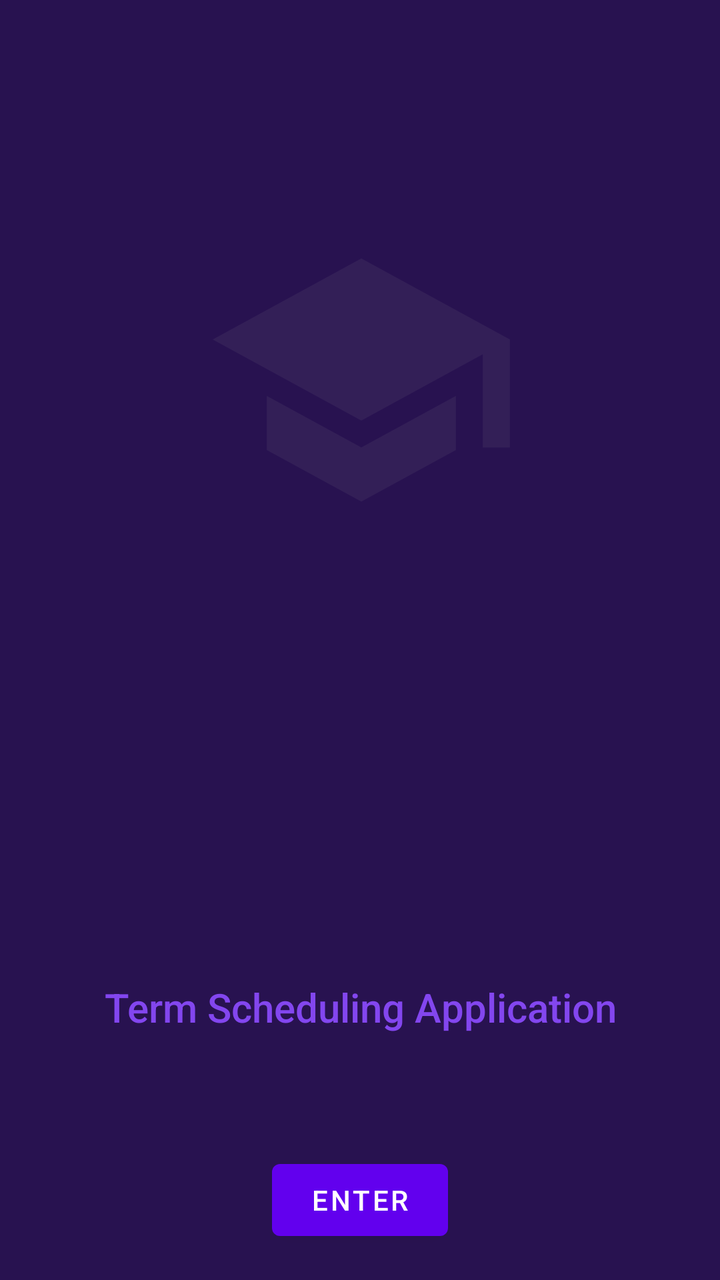
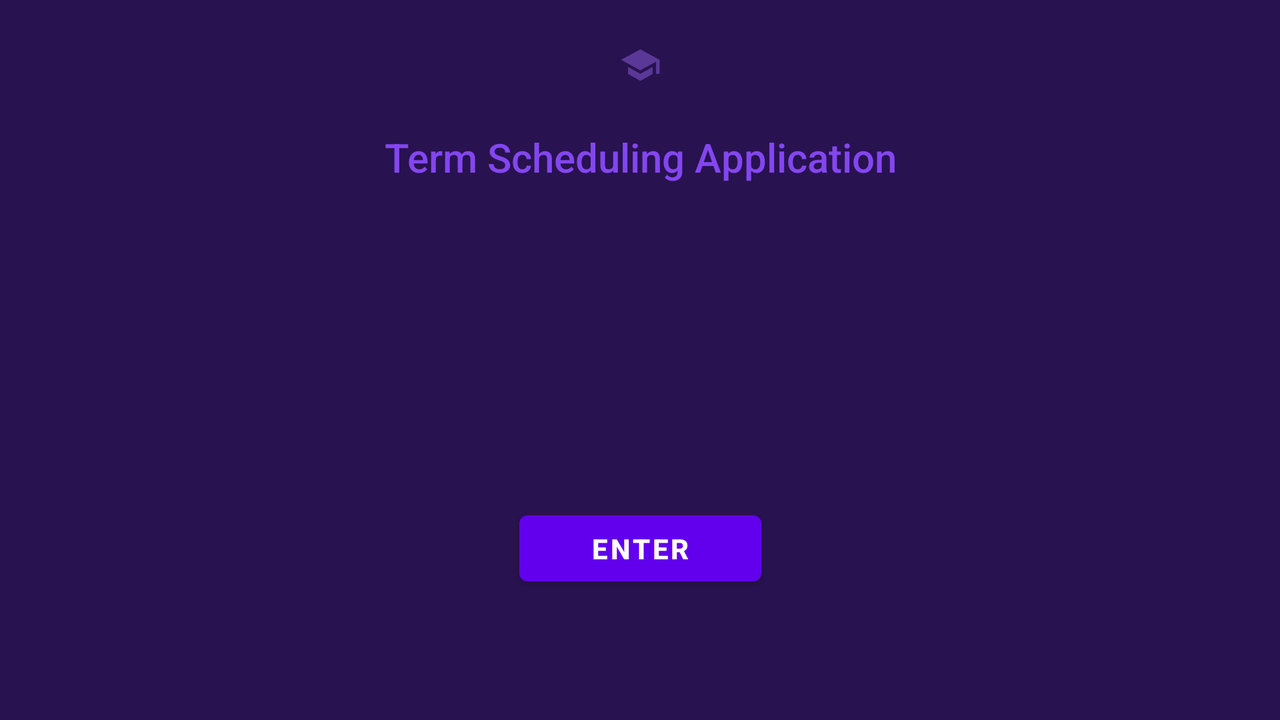

First picture: res/layout/ on a phone held upright. Second picture: the repository's own variant of that layout, on a device whose configuration matches the variant's folder. Source for both follows.
<!-- AndroidManifest.xml: application theme Theme.C196Aloufi -->
<!-- res/layout/activity_main.xml -->
<?xml version="1.0" encoding="utf-8"?>
<androidx.constraintlayout.widget.ConstraintLayout xmlns:android="http://schemas.android.com/apk/res/android"
    xmlns:app="http://schemas.android.com/apk/res-auto"
    xmlns:tools="http://schemas.android.com/tools"
    android:layout_width="match_parent"
    android:layout_height="match_parent"
    android:background="#281250"
    tools:context=".UserInterface.MainActivity">

    <TextView
        android:layout_width="307dp"
        android:layout_height="50dp"
        android:layout_marginBottom="100dp"
        android:backgroundTint="#F3F1F1"
        android:text="@string/term_scheduling_application"
        android:textAlignment="center"
        android:textAppearance="@style/TextAppearance.AppCompat.Body2"
        android:textColor="#8346EF"
        android:textSize="20sp"
        app:layout_constraintBottom_toBottomOf="parent"
        app:layout_constraintEnd_toEndOf="parent"
        app:layout_constraintHorizontal_bias="0.501"
        app:layout_constraintStart_toStartOf="parent" />

    <ImageView
        android:id="@+id/gradCapIcon"
        android:layout_width="167dp"
        android:layout_height="162dp"
        android:backgroundTint="#B19FD1"
        android:contentDescription="@string/gradcap"
        android:src="@drawable/ic_launcher_foreground"
        android:visibility="visible"
        app:layout_constraintBottom_toBottomOf="parent"
        app:layout_constraintEnd_toEndOf="parent"
        app:layout_constraintHorizontal_bias="0.502"
        app:layout_constraintStart_toStartOf="parent"
        app:layout_constraintTop_toTopOf="parent"
        app:layout_constraintVertical_bias="0.228"
        app:tint="#331F57"
        tools:ignore="ImageContrastCheck"
        tools:visibility="visible" />

    <Button
        android:id="@+id/enterButton"
        android:layout_width="wrap_content"
        android:layout_height="wrap_content"
        android:layout_marginBottom="16dp"
        android:text="@string/enter"
        app:layout_constraintBottom_toBottomOf="parent"
        app:layout_constraintEnd_toEndOf="parent"
        app:layout_constraintStart_toStartOf="parent" />

</androidx.constraintlayout.widget.ConstraintLayout>
<!-- resources referenced by this layout -->
<resources>
  <!-- drawable ic_launcher_foreground (drawable) -->
  <vector android:height="21dp" android:tint="#000000"
      android:viewportHeight="24" android:viewportWidth="24"
      android:width="21dp" xmlns:android="http://schemas.android.com/apk/res/android">
      <path android:fillColor="@android:color/white" android:pathData="M5,13.18v4L12,21l7,-3.82v-4L12,17l-7,-3.82zM12,3L1,9l11,6 9,-4.91V17h2V9L12,3z"/>
  </vector>
  <string name="enter">Enter</string>
  <string name="gradcap">Book</string>
  <string name="term_scheduling_application">Term Scheduling Application</string>
  <style name="Theme.C196Aloufi" parent="Theme.MaterialComponents.DayNight.DarkActionBar">
          
          <item name="colorPrimary">@color/purple_500</item>
          <item name="colorPrimaryVariant">@color/purple_700</item>
          <item name="colorOnPrimary">@color/white</item>
          
          <item name="colorSecondary">@color/teal_200</item>
          <item name="colorSecondaryVariant">@color/teal_700</item>
          <item name="colorOnSecondary">@color/black</item>
          
          <item name="android:statusBarColor" tools:targetApi="l">?attr/colorPrimaryVariant</item>
          
      </style>
</resources>
<!-- res/layout-land/activity_main.xml (the repository's variant of the layout above) -->
<!-- drawn on the phone turned sideways -->
<?xml version="1.0" encoding="utf-8"?>
<androidx.constraintlayout.widget.ConstraintLayout xmlns:android="http://schemas.android.com/apk/res/android"
    xmlns:app="http://schemas.android.com/apk/res-auto"
    xmlns:tools="http://schemas.android.com/tools"
    android:layout_width="match_parent"
    android:layout_height="match_parent"
    android:background="#281250"
    tools:context=".UserInterface.MainActivity">

    <TextView
        android:id="@+id/textView"
        android:layout_width="0dp"
        android:layout_height="wrap_content"
        android:backgroundTint="#F3F1F1"
        android:text="@string/term_scheduling_application"
        android:textAlignment="center"
        android:textAppearance="@style/TextAppearance.AppCompat.Body2"
        android:textColor="#8346EF"
        android:textSize="20sp"
        app:layout_constraintBottom_toTopOf="@+id/enterButton"
        app:layout_constraintEnd_toEndOf="@id/guidelineRight"
        app:layout_constraintStart_toStartOf="@id/guidelineLeft"
        app:layout_constraintTop_toBottomOf="@id/bookIcon" />

    <ImageView
        android:id="@+id/bookIcon"
        android:layout_width="wrap_content"
        android:layout_height="wrap_content"
        android:backgroundTint="#B19FD1"
        android:contentDescription="@string/gradcap"
        android:src="@drawable/ic_launcher_foreground"
        android:visibility="visible"
        app:layout_constraintBottom_toTopOf="@+id/textView"
        app:layout_constraintEnd_toEndOf="@id/guidelineRight"
        app:layout_constraintStart_toStartOf="@id/guidelineLeft"
        app:layout_constraintTop_toTopOf="parent"
        app:tint="#5A3897"
        tools:ignore="ImageContrastCheck"
        tools:visibility="visible" />

    <Button
        android:id="@+id/enterButton"
        android:layout_width="121dp"
        android:layout_height="45dp"
        android:layout_marginStart="145dp"
        android:layout_marginTop="138dp"
        android:layout_marginEnd="145dp"
        android:layout_marginBottom="34dp"
        android:onClick="enterButton"
        android:text="@string/enter"
        android:textAlignment="center"
        android:textStyle="bold"
        app:layout_constraintBottom_toBottomOf="@id/guidelineBottom"
        app:layout_constraintEnd_toEndOf="@id/guidelineRight"
        app:layout_constraintStart_toStartOf="@id/guidelineLeft"
        app:layout_constraintTop_toBottomOf="@id/textView"
         />

    <androidx.constraintlayout.widget.Guideline
        android:id="@+id/guidelineTop"
        android:layout_width="wrap_content"
        android:layout_height="wrap_content"
        android:orientation="horizontal"
        app:layout_constraintGuide_percent="0.02" />

    <androidx.constraintlayout.widget.Guideline
        android:id="@+id/guidelineBottom"
        android:layout_width="wrap_content"
        android:layout_height="wrap_content"
        android:orientation="horizontal"
        app:layout_constraintGuide_percent="0.98" />

    <androidx.constraintlayout.widget.Guideline
        android:id="@+id/guidelineLeft"
        android:layout_width="wrap_content"
        android:layout_height="wrap_content"
        android:orientation="vertical"
        app:layout_constraintGuide_percent="0.02" />

    <androidx.constraintlayout.widget.Guideline
        android:id="@+id/guidelineRight"
        android:layout_width="wrap_content"
        android:layout_height="wrap_content"
        android:orientation="vertical"
        app:layout_constraintGuide_percent="0.98" />

</androidx.constraintlayout.widget.ConstraintLayout>
